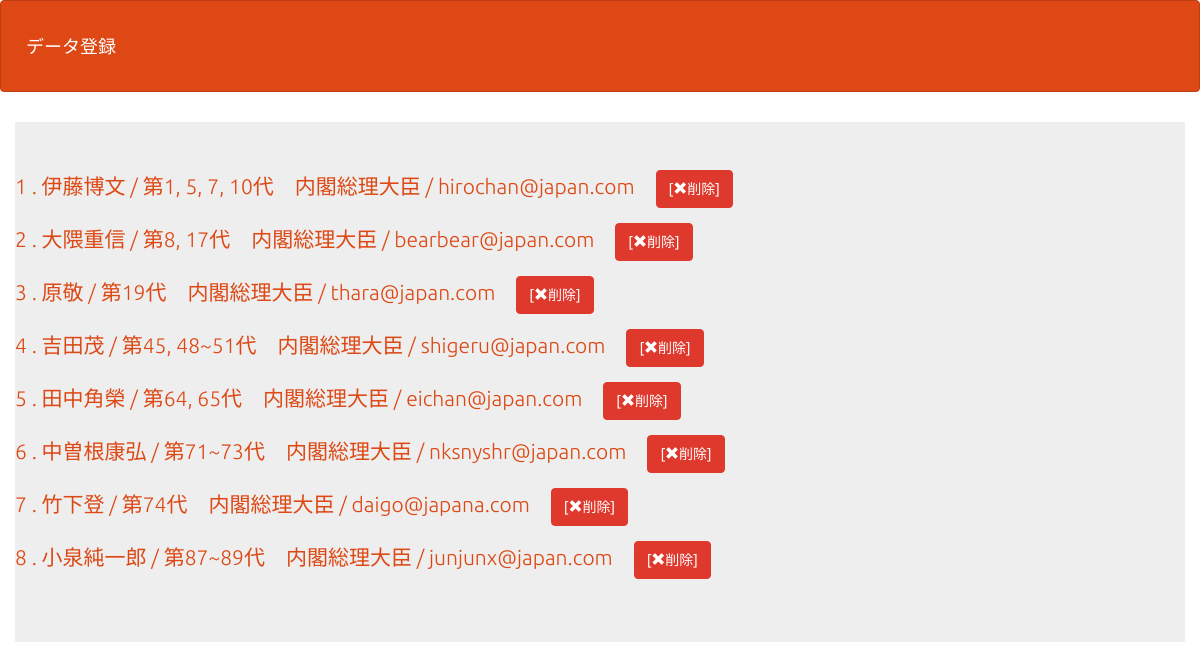
The page /gs_php_bm/select.php (signed in) on the database its author committed.
### tables this page shows
CREATE TABLE `gs_an_table` (
  `id` int(12) NOT NULL,
  `name` varchar(64) NOT NULL,
  `email` varchar(256) NOT NULL,
  `naiyou` text DEFAULT NULL,
  `indate` datetime NOT NULL,
  `title` varchar(64) NOT NULL
);

### gs_php_bm/funcs.php (called while the page is built, shortened)
<?php
function h($str)
{
    return htmlspecialchars($str, ENT_QUOTES);
}

### gs_php_bm/select.php (the view, shortened to what this page needs)
<?php
require_once('funcs.php');
require_once('funcs.php');
$pdo = db_conn();
$stmt = $pdo->prepare('SELECT * FROM gs_an_table');
$status = $stmt->execute();
$view = '';
if ($status == false) {
    sql_error($stmt);
} else {
    while ($r = $stmt->fetch(PDO::FETCH_ASSOC)) {
        $view .= '<p>';
        $view .= '<a href="detail.php?id=' . $r["id"] . '">';
        $view .= h($r['id']) . " . " . h($r['name']) . " / " . h($r['title']) . " / " . h($r['email']);
        $view .= '</a>';
        $view .= "　";
        $view .= '<a class="btn btn-danger" href="delete.php?id=' . $r['id'] . '">';
        $view .= '[<i class="glyphicon glyphicon-remove"></i>削除]';
        $view .= '</a>';
        $view .= '</p>';
    }
}
?>
<!DOCTYPE html>
<html lang="ja">
<head>
    <link rel="stylesheet" href="css/range.css">
    <link href="css/bootstrap.min.css" rel="stylesheet">
</head>
<body id="main">
    <header>
        <nav class="navbar navbar-default">
            <div class="container-fluid">
                <div class="navbar-header">
                    <a class="navbar-brand" href="index.php">データ登録</a>
                </div>
            </div>
        </nav>
    </header>
    <div>
        <div class="container jumbotron"><?= $view ?></div>
    </div>
</body>
</html>

### gs_php_bm/select.php (style rules this page uses)
div { padding: 10px; font-size: 16px; }

### rows shown on the page
gs_an_table: value "1 . 伊藤博文 / 第1, 5, 7, 10代 内閣総理大臣 / hirochan@japan.com"
gs_an_table: value "2 . 大隈重信 / 第8, 17代 内閣総理大臣 / bearbear@japan.com"
gs_an_table: value "3 . 原敬 / 第19代 内閣総理大臣 / thara@japan.com"
gs_an_table: value "4 . 吉田茂 / 第45, 48~51代 内閣総理大臣 / shigeru@japan.com"
gs_an_table: value "5 . 田中角榮 / 第64, 65代 内閣総理大臣 / eichan@japan.com"
gs_an_table: value "6 . 中曽根康弘 / 第71~73代 内閣総理大臣 / nksnyshr@japan.com"
gs_an_table: value "7 . 竹下登 / 第74代 内閣総理大臣 / daigo@japana.com"
gs_an_table: value "8 . 小泉純一郎 / 第87~89代 内閣総理大臣 / junjunx@japan.com"
